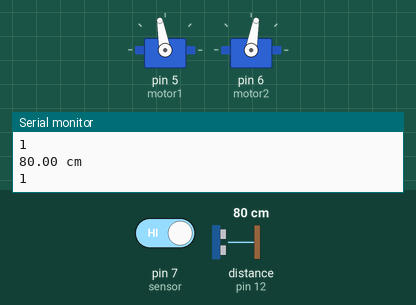
Recording of a sketch running on a simulated Arduino Uno, built with avr-gcc and run on an emulated ATmega328P. Parts: 2 × servo, the last lines printed to the serial monitor. The test bench sets the inputs (shaded band); at power-on: pin 7 (sensor) HIGH, distance to the obstacle (sensor on pin 12) 80 cm.

Above: at 1.2 s.
1.3 s: pin 7 (sensor) driven LOW
At 1.6 s:
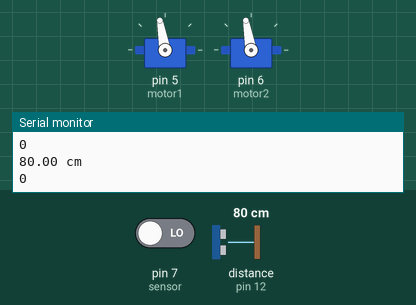
2.8 s: distance to the obstacle (sensor on pin 12) set to 11 cm
4.3 s: distance to the obstacle (sensor on pin 12) set to 8 cm
At 5.5 s:
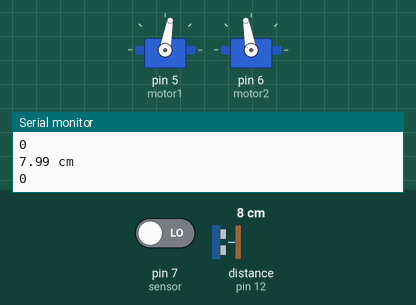
5.8 s: distance to the obstacle (sensor on pin 12) set to 18 cm
At 6.5 s:
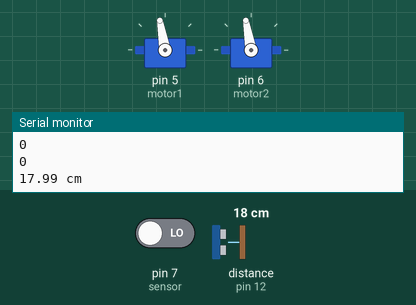
7.3 s: pin 7 (sensor) driven HIGH
At 8.2 s:
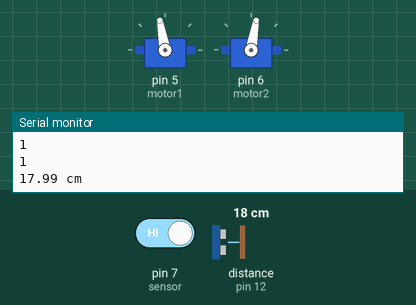
Timing chart, 0 to 9.8 s (numbered marks = the images above; inputs shaded):
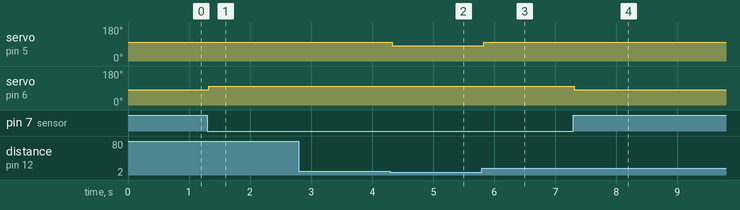

Measured:
- the behaviour switches between 10 and 9 cm on distance to the obstacle (sensor on pin 12) (found by bisection; images 1 and 2)
- after the input at 1.3 s, servo on pin 6 (motor2): 80° → 100° at once
- after the input at 4.3 s, servo on pin 5 (motor1): 100° → 80° at once
- after the input at 5.8 s, servo on pin 5 (motor1): 80° → 100° at once
- after the input at 7.3 s, servo on pin 6 (motor2): 100° → 80° at once

The sketch:

ervilhaMazoquista_versao_atual_21_05.ino
```cpp
#include <Ultrasonic.h>
#include<Servo.h>

Servo motor1;
Servo motor2;
int   sensor=7;
int valorSensor;
Ultrasonic ultrasonic(11,12);

void setup(){
  motor1.attach(5);
  motor2.attach(6);
  pinMode(sensor,INPUT);

  Serial.begin(9600);
  }

void loop(){

  float cmMsec;
 long microsec = ultrasonic.timing();
 cmMsec = ultrasonic.convert(microsec,Ultrasonic::CM);
 Serial.print(cmMsec);// distancia em cm;
 Serial.println(" cm");

  //valorSensor = RCTime(2);
  valorSensor = digitalRead(sensor);// sensor de linha

  Serial.println(valorSensor); // imprime sensor
  Serial.println(valorSensor);
  if(valorSensor == 0){// se for verdade ataca;
      if(cmMsec < 10){
          motor1.write(80);
          motor2.write(100);
      }
     else{
       motor1.write(100);
      motor2.write(100);

     }
   }


    if( valorSensor == 1){
     motor1.write(100);
      motor2.write(80);

   }
}
```
